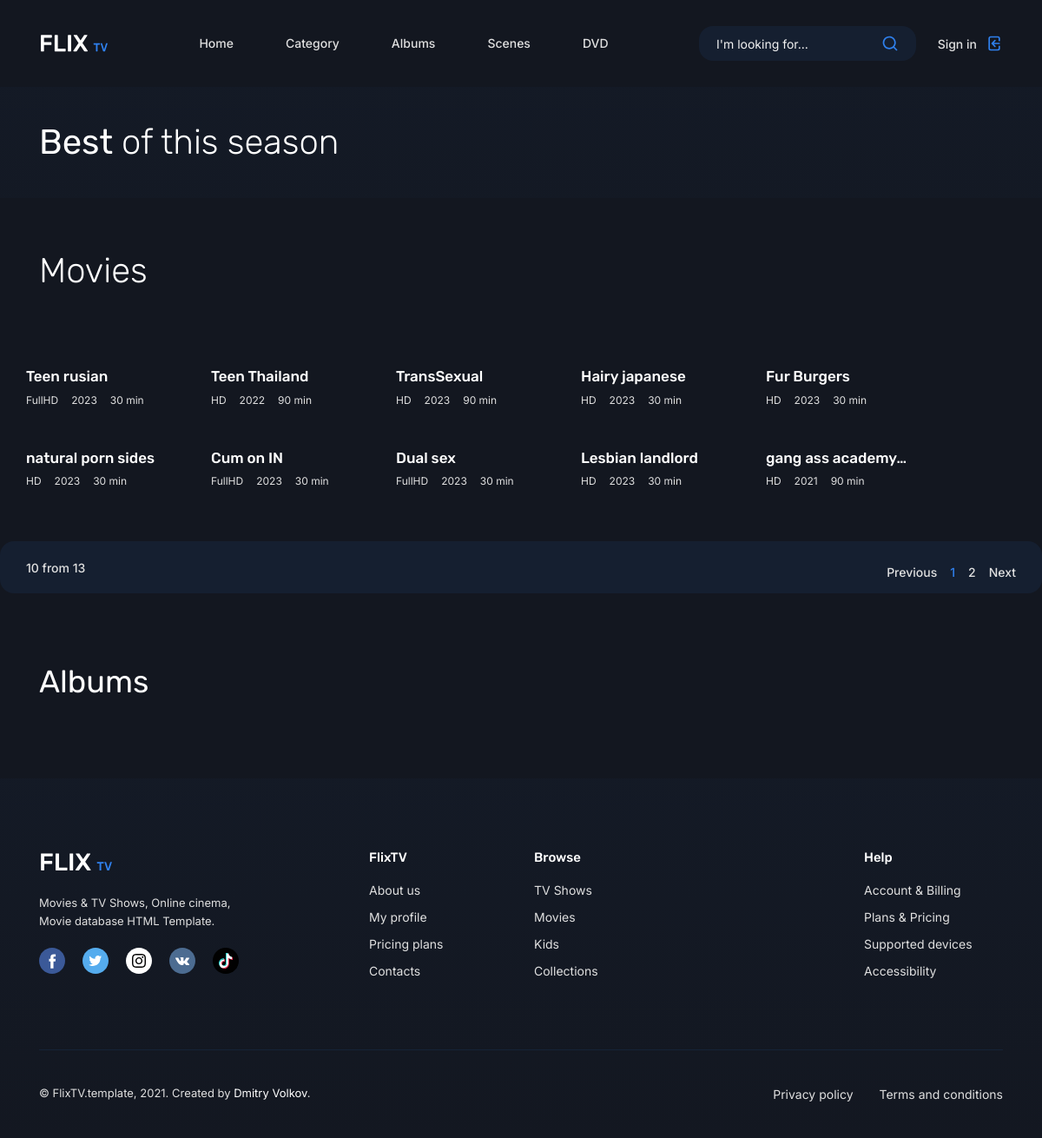
The page / on the database its author committed.
### indexapp/models.py (models this page shows, shortened)
class MovieDetail(models.Model):
    movie_name=models.CharField(max_length=100)
    year=models.IntegerField()
    quality=models.CharField(max_length=50,default=False)
    type=models.CharField(max_length=20,blank=True)
    coverphoto=models.ImageField(upload_to='coverphoto/',null=True)
    duration=models.IntegerField(null=True)
    short_description=models.TextField(max_length=100000)
    images=models.ManyToManyField(ImagesModel,related_name='related_images')
    trailer=models.FileField(upload_to='trailer/')
    price=models.IntegerField()
    genre=models.ManyToManyField(Category)
    slug=models.SlugField(unique=False,blank=False)
    link=models.URLField(unique=False,blank=False, default=False)
    created_at=models.DateField(auto_created=True,null=True,)

### indexapp/views.py (the view)
# urls.py: path('',views.home,name='home'),
def home(request):
    all_product=MovieDetail.objects.all().order_by('id')
    paginator=Paginator(all_product,10)
    page=request.GET.get('page')
    paged_products=paginator.get_page(page)
    count=all_product.count()
    allalbums=Albums.objects.all()
    context={
        'all_products':paged_products,
        'get_data':all_product,
        'count':count,
        'allalbums':allalbums,
    }
    return render(request,'index.html',context)

### templates/index.html (shortened to what this page needs)
{% extends 'base.html' %}
{% load static %}
{% block content %}
	{% include 'include/header.html' %}
	<div class="home home--title">
		<div class="container">
			<div class="row">
				<div class="col-12">
					<h1 class="home__title"><b>Best </b> of this season</h1>
				</div>
			</div>
		</div>
		<button class="home__nav home__nav--prev" data-nav="#flixtv-hero" type="button"></button>
		<button class="home__nav home__nav--next" data-nav="#flixtv-hero" type="button"></button>
	</div>
	<div class="catalog catalog--list">
		<div class="container">
			<div class="row">
				<div class="col-12">
					<h1 class="home__title">Movies</h1><F5>
				</div>
					<div class="row row--grid">
						{% for item in  all_products %}
						<div  style="margin-right:18px;"class="col-6 col-sm-4 col-lg-3 col-xl-2">
							<div class="card">
								<h3 class="card__title"><a href="{% url 'details' slug=item.slug%}">{{item.movie_name}}</a></h3>
								<ul class="card__list">
									<li>{{item.quality}}</li>
									<li>{{item.year}}</li>
									<li>{{item.duration}} min</li>
								</ul>
							</div>
						</div>
						{% endfor %}
					</div>
				</div>
			</div>
		 <div class="row">
				<div class="col-12">
					<div class="catalog__paginator-wrap">
						<span class="catalog__pages">10 from {{count}}</span>
						<ul class="catalog__paginator">
							<nav class="mt-4" aria-label="Page navigation sample">
								{% if all_products.has_other_pages %}
								<ul class="pagination" style='display: flex;
								margin-bottom: 13px;'>
									{% if all_products.has_previous %}
									<li class="page-item "><a class="page-link"
											href="?page={{all_products.previous_page_number}}">Previous</a></li>
									{% else %}
									<li class="page-item disabled"><a class="page-link" href="">Previous</a></li>
									{% endif %}
									{% for i in all_products.paginator.page_range %}
									{% if all_products.number == i %}
									<li class="page-item active"><a class="page-link" href="#">{{i}}</a></li>
									{% else %}
									<li class="page-item "><a class="page-link" href="?page={{i}}">{{i}}</a></li>
									{% endif %}
									{% endfor %}
									{% if all_products.has_next %}
									<li class="page-item"><a class="page-link active" href="?page={{all_products.next_page_number}}">Next</a></li>
									{% else %}
									<li class="page-item disabled"><a class="page-link " href="#">Next</a></li>
									{% endif %}
								</ul>
								{% endif %}
							</nav>
						</ul>
					</div>
				</div>
			</div>
		</div>
	<section class="section section--pb0">
		<div class="container">
			<div class="row">
				<div class="col-12">
					<h2 class="section__title">Albums</h2>
				</div>
			</div>
		</div>
	</section>
	<footer class="footer">
		<div class="container">
			<div class="row">
				<div class="col-12 col-sm-8 col-md-6 col-lg-4 col-xl-3 order-4 order-md-1 order-lg-4 order-xl-1">
					<div class="footer__flixtv">
						<img src="{% static 'img/logo.svg' %}" alt="">
					</div>
					<p class="footer__tagline">Movies & TV Shows, Online cinema,<br> Movie database HTML Template.</p>
					<div class="footer__social">
						<a href="#" target="_blank"></a>
						<a href="#" target="_blank"></a>
						<a href="https://www.instagram.com/volkov_des1gn/" target="_blank"></a>
						<a href="#" target="_blank"></a>
						<a href="#" target="_blank"></a>
					</div>
				</div>
				<div class="col-6 col-md-4 col-lg-3 col-xl-2 order-1 order-md-2 order-lg-1 order-xl-2 offset-md-2 offset-lg-0 offset-xl-1">
					<h6 class="footer__title">FlixTV</h6>
					<div class="footer__nav">
						<a href="about.html">About us</a>
						<a href="profile.html">My profile</a>
						<a href="pricing.html">Pricing plans</a>
						<a href="contacts.html">Contacts</a>
					</div>
				</div>
				<div class="col-12 col-md-8 col-lg-6 col-xl-4 order-3 order-lg-2 order-md-3 order-xl-3">
					<div class="row">
						<div class="col-12">
							<h6 class="footer__title">Browse</h6>
						</div>
						<div class="col-6">
							<div class="footer__nav">
								<a href="category.html">TV Shows</a>
								<a href="category.html">Movies</a>
								<a href="category.html">Kids</a>
								<a href="category.html">Collections</a>
							</div>
						</div>
					</div>
				</div>
				<div class="col-6 col-md-4 col-lg-3 col-xl-2 order-2 order-lg-3 order-md-4 order-xl-4">
					<h6 class="footer__title">Help</h6>
					<div class="footer__nav">
						<a href="privacy.html">Account & Billing</a>
						<a href="privacy.html">Plans & Pricing</a>
						<a href="privacy.html">Supported devices</a>
						<a href="privacy.html">Accessibility</a>
					</div>
				</div>
			</div>
			<div class="row">
				<div class="col-12">
					<div class="footer__content">
						<div class="footer__links">
							<a href="privacy.html">Privacy policy</a>
							<a href="privacy.html">Terms and conditions</a>
						</div>
						<small class="footer__copyright">© FlixTV.template, 2021. Created by <a href="https://themeforest.net/user/dmitryvolkov/portfolio" target="_blank">Dmitry Volkov</a>.</small>
					</div>
				</div>
			</div>
		</div>
	</footer>
	{% endblock %}

### rows shown on the page
MovieDetail: movie_name "Teen rusian", quality "FullHD", year "2023", duration "30"
MovieDetail: movie_name "Teen Thailand", quality "HD", year "2022", duration "90"
MovieDetail: movie_name "TransSexual", quality "HD", year "2023", duration "90"
MovieDetail: movie_name "Hairy japanese", quality "HD", year "2023", duration "30"
MovieDetail: movie_name "Fur Burgers", quality "HD", year "2023", duration "30"
MovieDetail: movie_name "natural porn sides", quality "HD", year "2023", duration "30"
MovieDetail: movie_name "Cum on IN", quality "FullHD", year "2023", duration "30"
MovieDetail: movie_name "Dual sex", quality "FullHD", year "2023", duration "30"
MovieDetail: movie_name "Lesbian landlord", quality "HD", year "2023", duration "30"
MovieDetail: movie_name "gang ass academy 3", quality "HD", year "2021", duration "90"

### other values the page prints
{{ count }} "13"
{{ i }} "1"
{{ i }} "2"
